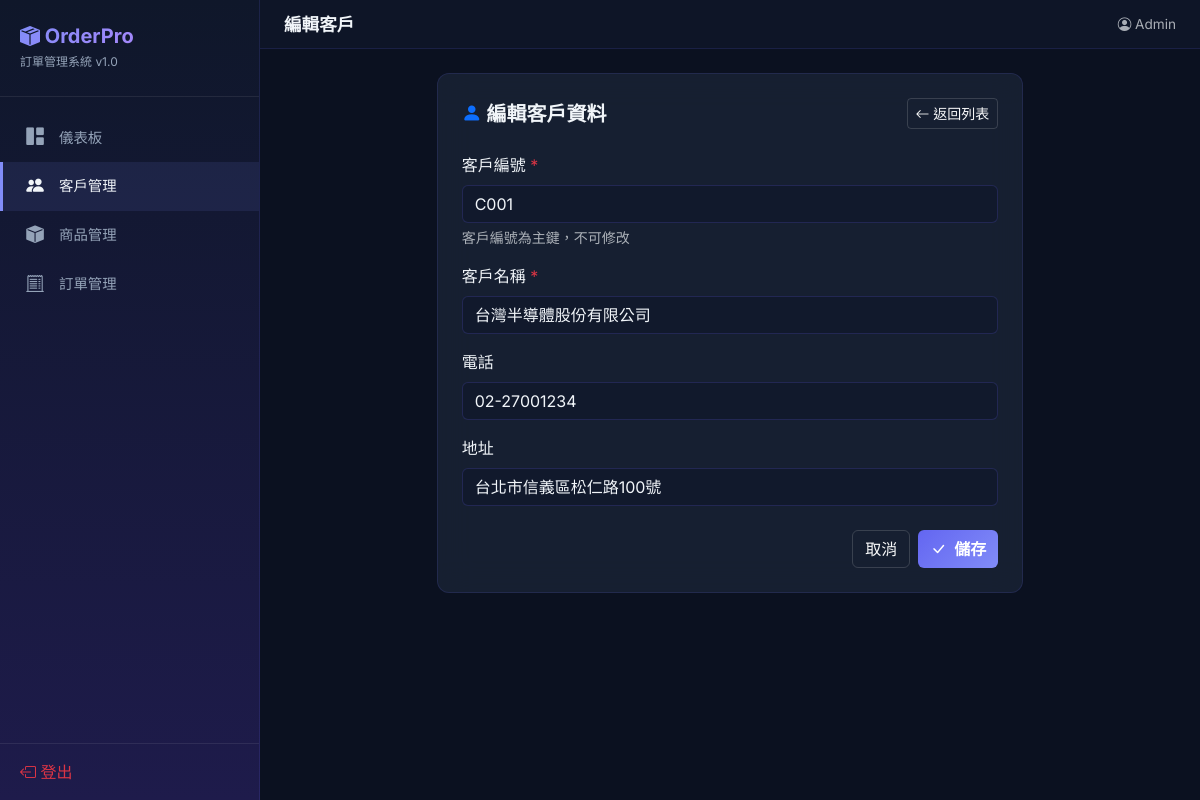
The app's page /customer/edit/C001 (signed in) with its own data.
### tables this page shows
CREATE TABLE customer (
    客戶編號  TEXT PRIMARY KEY,
    名稱      TEXT NOT NULL,
    電話      TEXT,
    地址      TEXT
);

### app.py (the view, shortened to what this page needs)
@app.route('/customer/edit/<cid>', methods=['GET', 'POST'])
@login_required
def customer_edit(cid):
    db = get_db()
    customer = db.execute('SELECT * FROM customer WHERE 客戶編號=?', (cid,)).fetchone()
    if not customer:
        flash('找不到該客戶', 'warning')
        return redirect(url_for('customers'))
    return render_template('customer_form.html', action='edit', customer=customer)

### app.py (called while the page is built)
def get_db():
    if 'db' not in g:
        g.db = sqlite3.connect(DATABASE)
        g.db.row_factory = sqlite3.Row
        g.db.execute('PRAGMA foreign_keys = ON')
    return g.db

def login_required(f):
    @wraps(f)
    def decorated(*args, **kwargs):
        if not session.get('logged_in') or session.get('role') != 'admin':
            flash('請先以管理員身分登入系統', 'warning')
            return redirect(url_for('login'))
        return f(*args, **kwargs)
    return decorated

### templates/customer_form.html (shortened to what this page needs)
{% extends "base.html" %}
{% block page_title %}{% if action == 'add' %}新增客戶{% else %}編輯客戶{% endif %}{% endblock %}
{% block content %}
<div class="row justify-content-center">
  <div class="col-lg-8">
    <div class="glass-card p-4">
      <div class="d-flex justify-content-between align-items-center mb-4">
        <h5 class="fw-bold mb-0">
          <i class="bi bi-person-fill text-primary"></i>
          {% if action == 'add' %}新增客戶資料{% else %}編輯客戶資料{% endif %}
        </h5>
        <a href="{{ url_for('customers') }}" class="btn btn-sm btn-outline-light">
          <i class="bi bi-arrow-left"></i> 返回列表
        </a>
      </div>
      <form method="POST">
        <div class="mb-3">
          <label class="form-label">客戶編號 <span class="text-danger">*</span></label>
          <input type="text" class="form-control" name="id"
                 value="{{ customer['客戶編號'] if customer else '' }}"
                 placeholder="例：C006"
                 {% if action == 'edit' %}readonly{% else %}required{% endif %}>
          {% if action == 'edit' %}<div class="form-text text-muted">客戶編號為主鍵，不可修改</div>{% endif %}
        </div>
        <div class="mb-3">
          <label class="form-label">客戶名稱 <span class="text-danger">*</span></label>
          <input type="text" class="form-control" name="name"
                 value="{{ customer['名稱'] if customer else '' }}"
                 placeholder="請輸入公司或客戶名稱" required>
        </div>
        <div class="mb-3">
          <label class="form-label">電話</label>
          <input type="text" class="form-control" name="phone"
                 value="{{ customer['電話'] if customer else '' }}"
                 placeholder="例：02-12345678">
        </div>
        <div class="mb-4">
          <label class="form-label">地址</label>
          <input type="text" class="form-control" name="address"
                 value="{{ customer['地址'] if customer else '' }}"
                 placeholder="請輸入通訊地址">
        </div>
        <div class="d-flex justify-content-end gap-2">
          <a href="{{ url_for('customers') }}" class="btn btn-outline-light">取消</a>
          <button type="submit" class="btn btn-primary">
            <i class="bi bi-check-lg me-1"></i> 儲存
          </button>
        </div>
      </form>
    </div>
  </div>
</div>
{% endblock %}

### templates/base.html (style rules this page uses)
:root { --sidebar-w: 260px; --clr-bg: #0b1120; --clr-sidebar: linear-gradient(180deg, #0f172a 0%, #1e1b4b 100%); --clr-card: rgba(30, 41, 59, 0.65); --clr-card-border: rgba(99, 102, 241, 0.15); --clr-primary: #818cf8; --clr-primary-hover: #6366f1; --clr-text: #f1f5f9; --clr-muted: #94a3b8; }
* { font-family: 'Inter', 'Noto Sans TC', sans-serif; }
body { background: var(--clr-bg); color: var(--clr-text); min-height: 100vh; }
.glass-card { background: var(--clr-card); backdrop-filter: blur(16px); border: 1px solid var(--clr-card-border); border-radius: 12px; transition: transform 0.2s, box-shadow 0.2s; }
.btn-primary { background: linear-gradient(135deg, #6366f1, #818cf8); border: none; font-weight: 600; }
.btn-outline-light { border-color: rgba(255,255,255,0.15); font-weight: 500; }
.form-control, .form-select { background: rgba(15, 23, 42, 0.6); border: 1px solid rgba(99, 102, 241, 0.2); color: var(--clr-text); }

### records on screen
customer: id "C001", name "台灣半導體股份有限公司", phone "02-27001234", address "台北市信義區松仁路100號"

### other values on screen
{{ session.username|default('Admin') }} "Admin"
